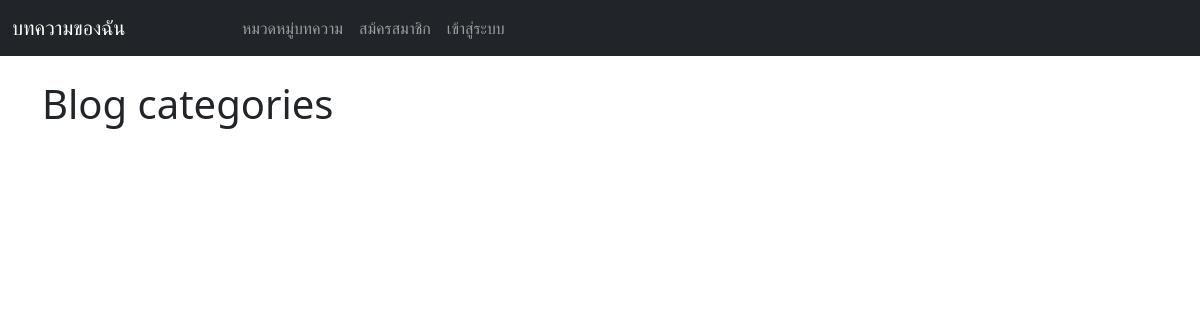
The app's page /category-list/, older data.
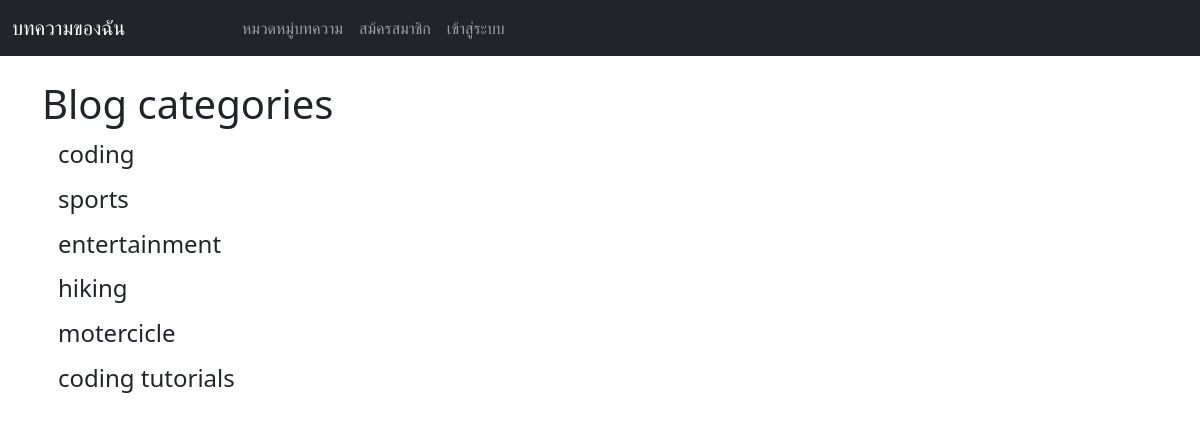
The same page, newer data.
### theblog/models.py (models this page shows, shortened)
class Category(models.Model):
    name = models.CharField(max_length=255)
    def __str__(self) -> str:
        return self.name

### theblog/views.py (the view)
# urls.py: path('category-list/', CategoryListView, name='category-list'),
def CategoryListView(request):
    cat_menu_list = Category.objects.all()
    return render(request, 'category_list.html',{'cat_menu_list':cat_menu_list})

### theblog/templates/category_list.html (shortened to what this page needs)
{% extends 'base.html' %}
{% block content %}
    <h1>Blog categories</h1>
    {%  for item in cat_menu_list %}
        <h4><a class="dropdown-item"
            href="{% url 'category' item|slugify %}">{{ item }}</a></h4>
    {% endfor %}
{% endblock content %}

### theblog/templates/base.html (shortened to what this page needs)
<!doctype html>
<html lang="en">
  <head>
    <link href="https://cdn.jsdelivr.net/npm/bootstrap@5.0.2/dist/css/bootstrap.min.css" rel="stylesheet">
  </head>
  <body>
    <nav class="navbar navbar-expand-lg navbar-dark bg-dark">
        <div class="container-fluid">
          <a class="navbar-brand" href="{% url 'home' %}">บทความของฉัน</a>
          <div class="collapse navbar-collapse" id="navbarSupportedContent">
            <ul class="navbar-nav me-auto mb-2 mb-lg-0">
              {% if cat_menu %}
              <li class="nav-item dropdown">
                <a class="nav-link dropdown-toggle" href="#" role="button" data-bs-toggle="dropdown" aria-expanded="false">
                  หมวดหมู่บทความ
                </a>
                <ul class="dropdown-menu">
                  {%  for item in cat_menu %}
                    <li><a class="dropdown-item"
                      href="{% url 'category' item|slugify %}">{{ item }}</a></li>
                  {% endfor %}
                </ul>
              </li>
              {% else%}
                  <li class="nav-item">
                    <a class="nav-link" href="{% url 'category-list' %}">หมวดหมู่บทความ</a>
                  </li>
              {% endif %}
              {% if user.is_authenticated %}
              <li class="nav-item">
                <a class="nav-link" href="{% url 'add_post' %}">เขียนบทความ</a>
              </li>
              <li class="nav-item">
                <a class="nav-link" href="{% url 'add_category' %}">สร้างหมวดหมู่บทความ</a>
              </li>
              <li class="nav-item">
                <a class="nav-link" href="{% url 'logout' %}">ออกจากระบบ</a>
              </li>
            {% else %}
                <li class="nav-item">
                  <a class="nav-link" href="{% url 'register' %}">สม้ครสมาชิก</a>
                </li>
                <li class="nav-item">
                  <a class="nav-link" href="{% url 'login' %}">เข้าสู่ระบบ</a>
                </li>
            {% endif %}
            </ul>
          </div>
        </div>
      </nav>
    <br>
    <div class="container">
        {% block content %}
        {% endblock content %}
    </div>
  </body>
</html>

Row changes from the older to the newer data that the page shows:
added Category: name "coding"
added Category: name "sports"
added Category: name "entertainment"
added Category: name "hiking"
added Category: name "motercicle"
added Category: name "coding tutorials"
